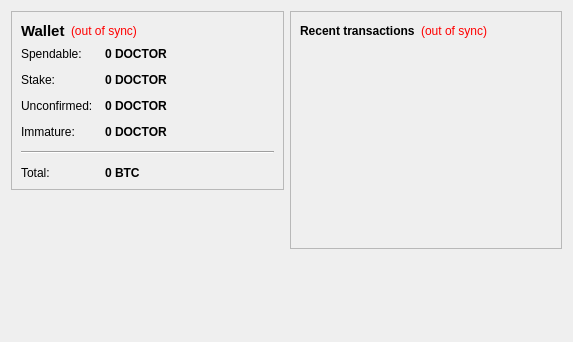
<?xml version="1.0" encoding="UTF-8"?>
<ui version="4.0">
 <class>OverviewPage</class>
 <widget class="QWidget" name="OverviewPage">
  <property name="geometry">
   <rect>
    <x>0</x>
    <y>0</y>
    <width>573</width>
    <height>342</height>
   </rect>
  </property>
  <property name="windowTitle">
   <string>Form</string>
  </property>
  <layout class="QHBoxLayout" name="horizontalLayout" stretch="1,1">
   <item>
    <layout class="QVBoxLayout" name="verticalLayout_2">
     <item>
      <widget class="QFrame" name="frame">
       <property name="frameShape">
        <enum>QFrame::StyledPanel</enum>
       </property>
       <property name="frameShadow">
        <enum>QFrame::Raised</enum>
       </property>
       <layout class="QVBoxLayout" name="verticalLayout_4">
        <item>
         <layout class="QHBoxLayout" name="horizontalLayout_4">
          <item>
           <widget class="QLabel" name="label_5">
            <property name="font">
             <font>
              <pointsize>11</pointsize>
              <weight>75</weight>
              <bold>true</bold>
             </font>
            </property>
            <property name="text">
             <string>Wallet</string>
            </property>
           </widget>
          </item>
          <item>
           <widget class="QLabel" name="labelWalletStatus">
            <property name="toolTip">
             <string>The displayed information may be out of date. Your wallet automatically synchronizes with the DoctorCoin network after a connection is established, but this process has not completed yet.</string>
            </property>
            <property name="styleSheet">
             <string notr="true">QLabel { color: red; }</string>
            </property>
            <property name="text">
             <string notr="true">(out of sync)</string>
            </property>
            <property name="alignment">
             <set>Qt::AlignLeading|Qt::AlignLeft|Qt::AlignVCenter</set>
            </property>
           </widget>
          </item>
          <item>
           <spacer name="horizontalSpacer_2">
            <property name="orientation">
             <enum>Qt::Horizontal</enum>
            </property>
            <property name="sizeHint" stdset="0">
             <size>
              <width>40</width>
              <height>20</height>
             </size>
            </property>
           </spacer>
          </item>
         </layout>
        </item>
        <item>
         <layout class="QFormLayout" name="formLayout_2">
          <property name="fieldGrowthPolicy">
           <enum>QFormLayout::AllNonFixedFieldsGrow</enum>
          </property>
          <property name="horizontalSpacing">
           <number>12</number>
          </property>
          <property name="verticalSpacing">
           <number>12</number>
          </property>
          <item row="0" column="0">
           <widget class="QLabel" name="label">
            <property name="text">
             <string>Spendable:</string>
            </property>
           </widget>
          </item>
          <item row="0" column="1">
           <widget class="QLabel" name="labelBalance">
            <property name="font">
             <font>
              <weight>75</weight>
              <bold>true</bold>
             </font>
            </property>
            <property name="cursor">
             <cursorShape>IBeamCursor</cursorShape>
            </property>
            <property name="toolTip">
             <string>Your current spendable balance</string>
            </property>
            <property name="text">
             <string notr="true">0 DOCTOR</string>
            </property>
            <property name="textInteractionFlags">
             <set>Qt::LinksAccessibleByMouse|Qt::TextSelectableByKeyboard|Qt::TextSelectableByMouse</set>
            </property>
           </widget>
          </item>
          <item row="1" column="0">
           <widget class="QLabel" name="label_6">
            <property name="text">
             <string>Stake:</string>
            </property>
           </widget>
          </item>
          <item row="1" column="1">
           <widget class="QLabel" name="labelStake">
            <property name="font">
             <font>
              <weight>75</weight>
              <bold>true</bold>
             </font>
            </property>
            <property name="cursor">
             <cursorShape>IBeamCursor</cursorShape>
            </property>
            <property name="toolTip">
             <string>Total of coins that was staked, and do not yet count toward the current balance</string>
            </property>
            <property name="text">
             <string notr="true">0 DOCTOR</string>
            </property>
            <property name="textInteractionFlags">
             <set>Qt::LinksAccessibleByMouse|Qt::TextSelectableByKeyboard|Qt::TextSelectableByMouse</set>
            </property>
           </widget>
          </item>
          <item row="2" column="0">
           <widget class="QLabel" name="label_3">
            <property name="text">
             <string>Unconfirmed:</string>
            </property>
           </widget>
          </item>
          <item row="2" column="1">
           <widget class="QLabel" name="labelUnconfirmed">
            <property name="font">
             <font>
              <weight>75</weight>
              <bold>true</bold>
             </font>
            </property>
            <property name="cursor">
             <cursorShape>IBeamCursor</cursorShape>
            </property>
            <property name="toolTip">
             <string>Total of transactions that have yet to be confirmed, and do not yet count toward the current balance</string>
            </property>
            <property name="text">
             <string notr="true">0 DOCTOR</string>
            </property>
            <property name="textInteractionFlags">
             <set>Qt::LinksAccessibleByMouse|Qt::TextSelectableByKeyboard|Qt::TextSelectableByMouse</set>
            </property>
           </widget>
          </item>
          <item row="3" column="0">
           <widget class="QLabel" name="labelImmatureText">
            <property name="text">
             <string>Immature:</string>
            </property>
           </widget>
          </item>
          <item row="3" column="1">
           <widget class="QLabel" name="labelImmature">
            <property name="font">
             <font>
              <weight>75</weight>
              <bold>true</bold>
             </font>
            </property>
            <property name="toolTip">
             <string>Mined balance that has not yet matured</string>
            </property>
            <property name="text">
             <string notr="true">0 DOCTOR</string>
            </property>
            <property name="textInteractionFlags">
             <set>Qt::LinksAccessibleByMouse|Qt::TextSelectableByKeyboard|Qt::TextSelectableByMouse</set>
            </property>
           </widget>
          </item>
          <item row="4" column="0" colspan="2">
           <widget class="Line" name="line">
            <property name="orientation">
             <enum>Qt::Horizontal</enum>
            </property>
           </widget>
          </item>
          <item row="5" column="0">
           <widget class="QLabel" name="labelTotalText">
            <property name="text">
             <string>Total:</string>
            </property>
           </widget>
          </item>
          <item row="5" column="1">
           <widget class="QLabel" name="labelTotal">
            <property name="font">
             <font>
              <weight>75</weight>
              <bold>true</bold>
             </font>
            </property>
            <property name="cursor">
             <cursorShape>IBeamCursor</cursorShape>
            </property>
            <property name="toolTip">
             <string>Your current total balance</string>
            </property>
            <property name="text">
             <string notr="true">0 BTC</string>
            </property>
            <property name="textInteractionFlags">
             <set>Qt::LinksAccessibleByMouse|Qt::TextSelectableByKeyboard|Qt::TextSelectableByMouse</set>
            </property>
           </widget>
          </item>
         </layout>
        </item>
       </layout>
      </widget>
     </item>
     <item>
      <spacer name="verticalSpacer">
       <property name="orientation">
        <enum>Qt::Vertical</enum>
       </property>
       <property name="sizeHint" stdset="0">
        <size>
         <width>20</width>
         <height>40</height>
        </size>
       </property>
      </spacer>
     </item>
    </layout>
   </item>
   <item>
    <layout class="QVBoxLayout" name="verticalLayout_3">
     <item>
      <widget class="QFrame" name="frame_2">
       <property name="frameShape">
        <enum>QFrame::StyledPanel</enum>
       </property>
       <property name="frameShadow">
        <enum>QFrame::Raised</enum>
       </property>
       <layout class="QVBoxLayout" name="verticalLayout">
        <item>
         <layout class="QHBoxLayout" name="horizontalLayout_2">
          <item>
           <widget class="QLabel" name="label_4">
            <property name="text">
             <string>&lt;b&gt;Recent transactions&lt;/b&gt;</string>
            </property>
           </widget>
          </item>
          <item>
           <widget class="QLabel" name="labelTransactionsStatus">
            <property name="toolTip">
             <string>The displayed information may be out of date. Your wallet automatically synchronizes with the DoctorCoin network after a connection is established, but this process has not completed yet.</string>
            </property>
            <property name="styleSheet">
             <string notr="true">QLabel { color: red; }</string>
            </property>
            <property name="text">
             <string notr="true">(out of sync)</string>
            </property>
            <property name="alignment">
             <set>Qt::AlignRight|Qt::AlignTrailing|Qt::AlignVCenter</set>
            </property>
           </widget>
          </item>
          <item>
           <spacer name="horizontalSpacer">
            <property name="orientation">
             <enum>Qt::Horizontal</enum>
            </property>
            <property name="sizeHint" stdset="0">
             <size>
              <width>40</width>
              <height>20</height>
             </size>
            </property>
           </spacer>
          </item>
         </layout>
        </item>
        <item>
         <widget class="QListView" name="listTransactions">
          <property name="styleSheet">
           <string notr="true">QListView { background: transparent; }</string>
          </property>
          <property name="frameShape">
           <enum>QFrame::NoFrame</enum>
          </property>
          <property name="verticalScrollBarPolicy">
           <enum>Qt::ScrollBarAlwaysOff</enum>
          </property>
          <property name="horizontalScrollBarPolicy">
           <enum>Qt::ScrollBarAlwaysOff</enum>
          </property>
          <property name="selectionMode">
           <enum>QAbstractItemView::NoSelection</enum>
          </property>
         </widget>
        </item>
       </layout>
      </widget>
     </item>
     <item>
      <spacer name="verticalSpacer_2">
       <property name="orientation">
        <enum>Qt::Vertical</enum>
       </property>
       <property name="sizeHint" stdset="0">
        <size>
         <width>20</width>
         <height>40</height>
        </size>
       </property>
      </spacer>
     </item>
    </layout>
   </item>
  </layout>
 </widget>
 <resources/>
 <connections/>
</ui>
